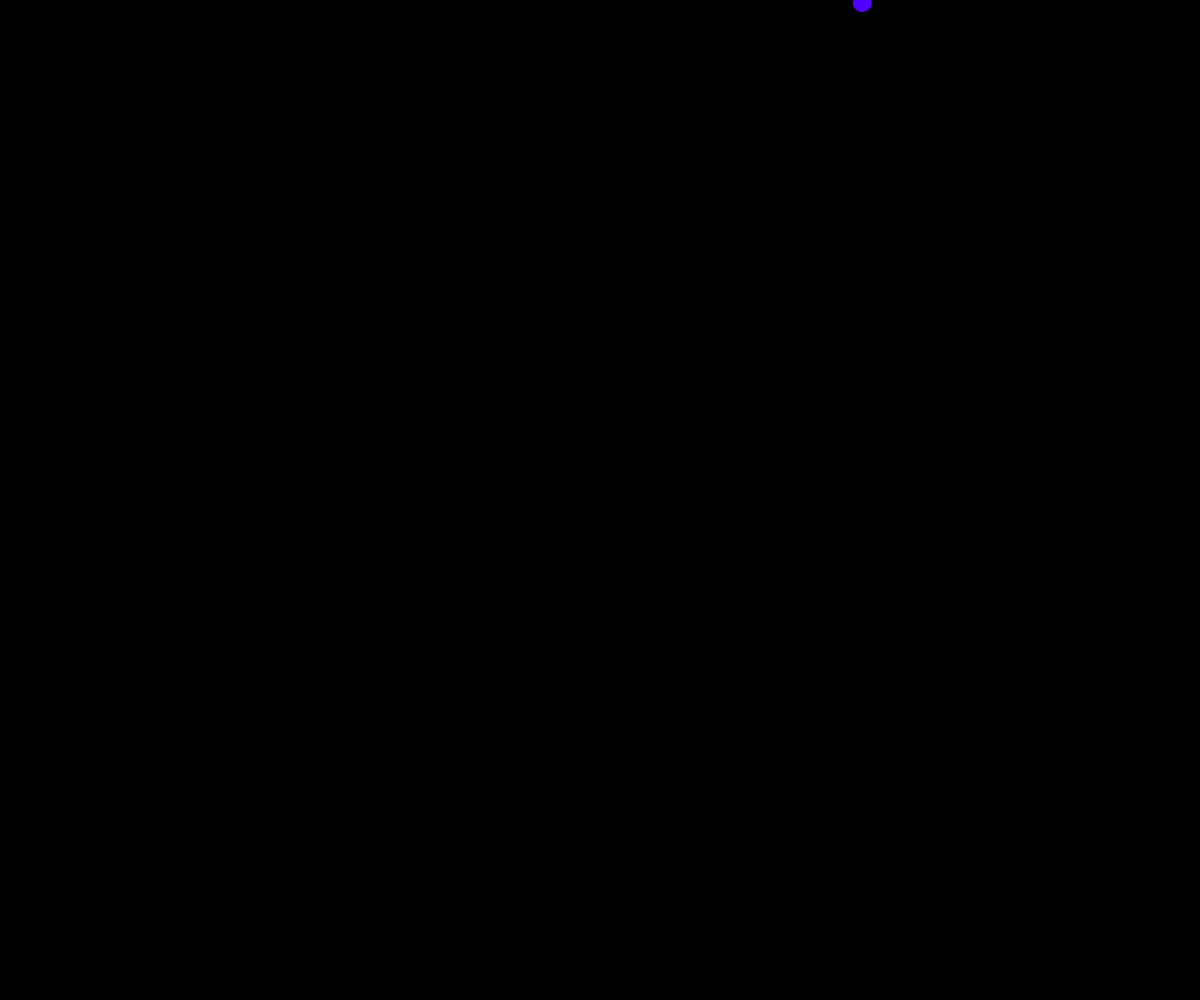
Frame 1 (no input)
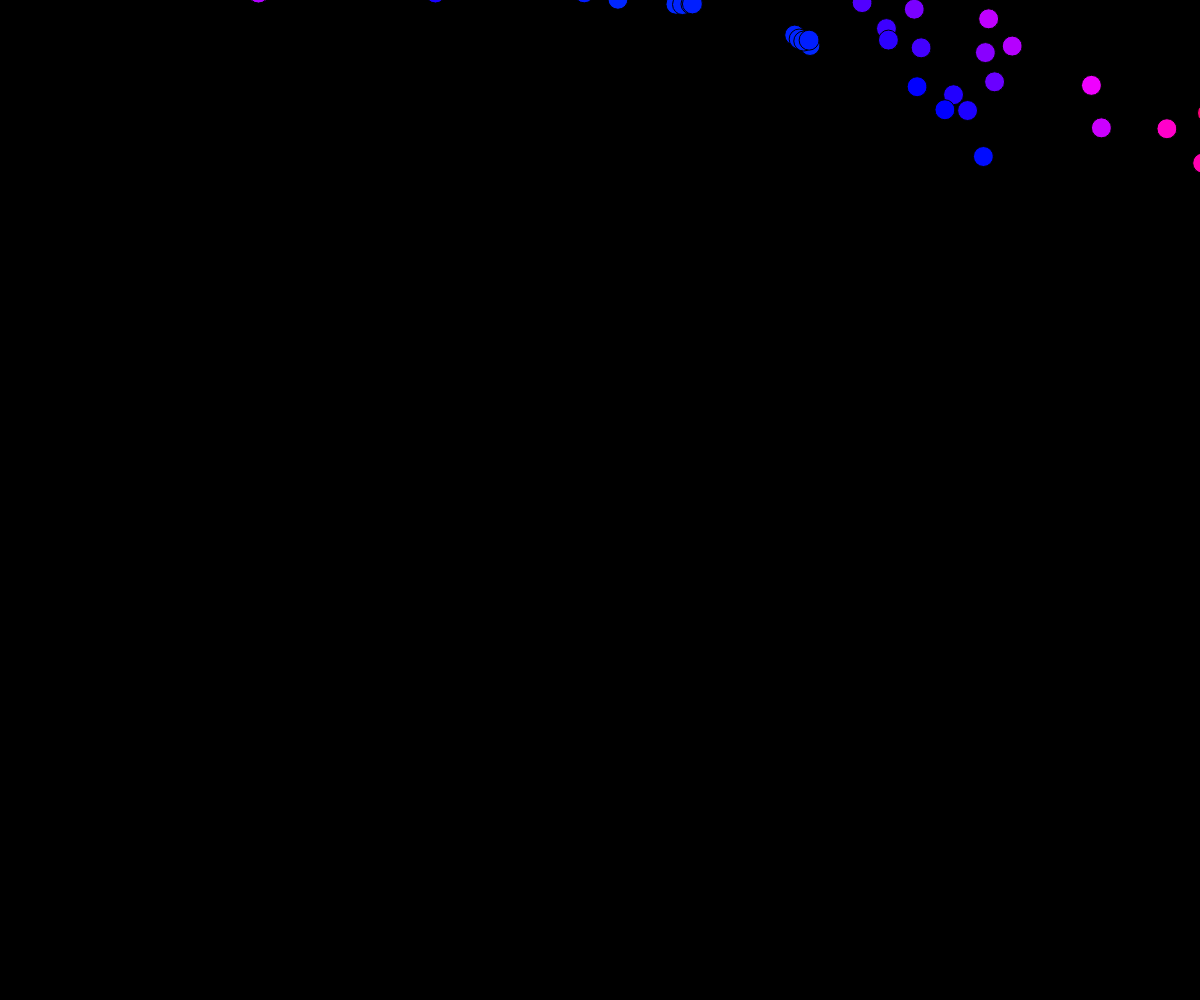
Frame 60 (no input)
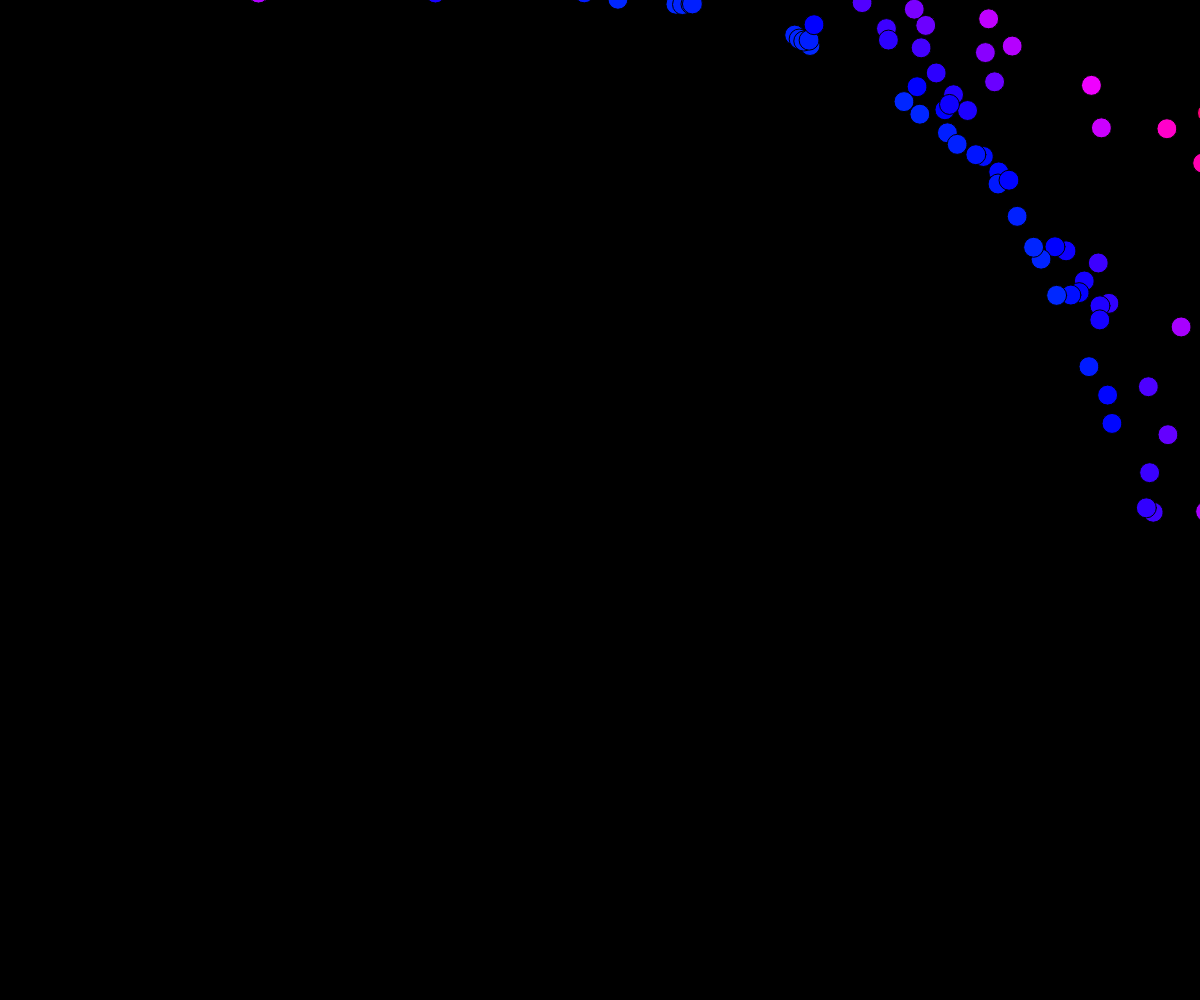
Frame 120 (the mouse pressed at the canvas centre since frame 60)

The p5.js sketch that drew these frames (run headless with seeded random() and noise() and a simulated clock; from frame 60 on, the mouse is pressed at the canvas centre):

// p5.js sketch
// ── sketch.js
function rotatex( point , center , angle ){

 var output = createVector( 0 , 0 );

 var point1 = p5.Vector.sub( point , center );

 output.x = point1.x*cos( angle ) - point1.y*sin( angle );

 output.y = point1.x*sin( angle ) + point1.y*cos( angle );

 output.add( center );

 return output;
 
 //console.log()

}

var maxDist;

var center;

var Dist;

function setup(){
  createCanvas( windowWidth , windowHeight);

  background( 0 , 0 , 0 );

  colorMode(HSB);
  
  maxDist= sqrt( width * width + height* height);
  
  center = createVector( width*0.5 , height*0.5 );

}

function draw(){
  var p0 = createVector( random( 0 , width ) );
  
  //center point that is rotated around
  var c = createVector( width*0.5 , height*0.5 );
  
  //coordinates and rotating for ellipse
  var p1 = rotatex( p0 , c , frameCount*0.01 );
  
  Dist = center.dist( p1 );
  //console.log( Dist/maxDist );
  var C1 = color( Dist  / maxDist* 720 , 100 , 100 );
  
  fill( C1 );
  ellipse( p1.x , p1.y , 20 , 20);
 
 
}
